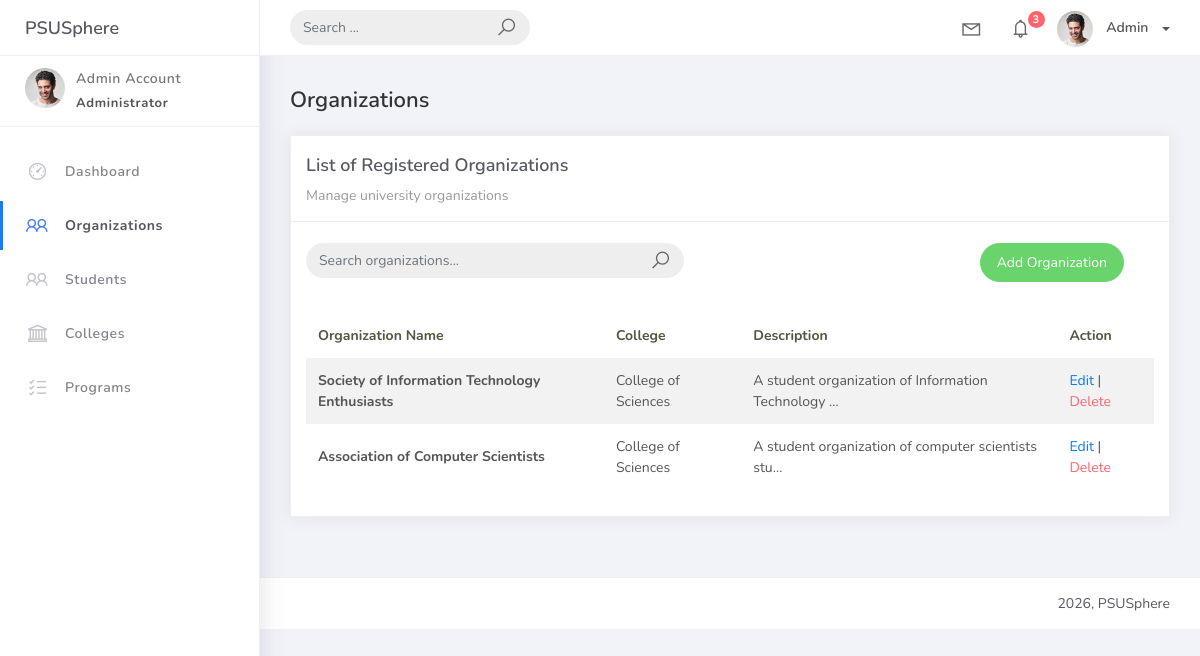
/organization_list/, run on an earlier commit of the app's database.
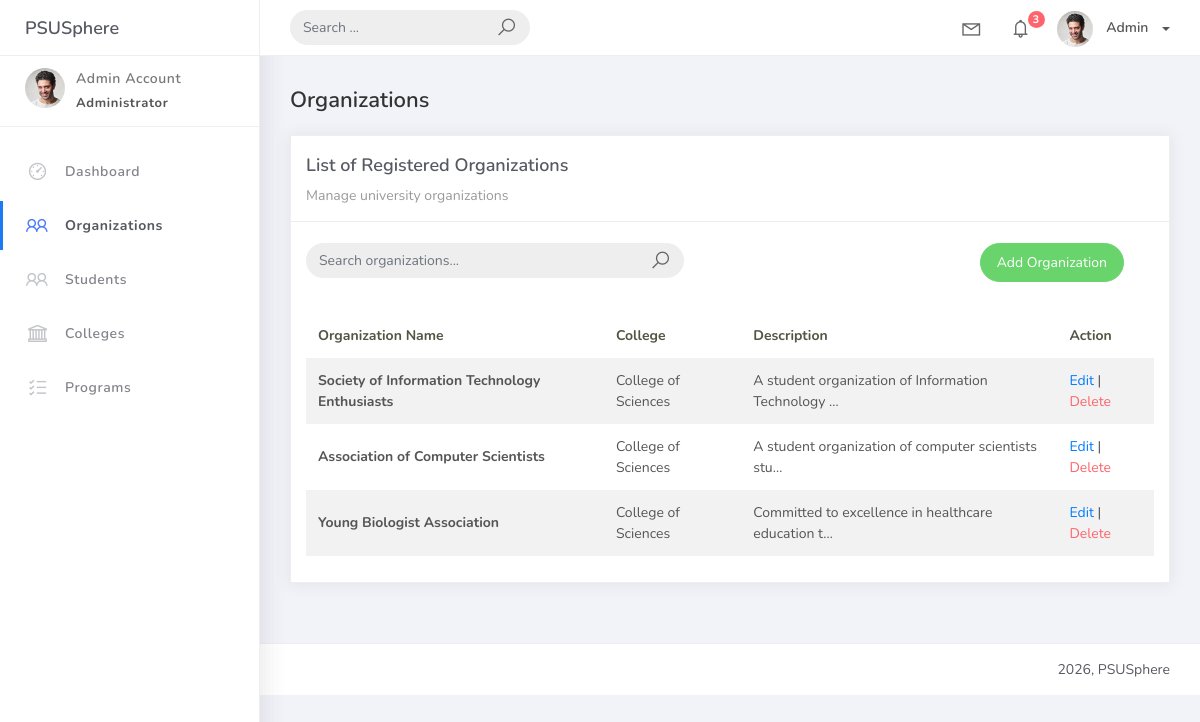
And on a later commit of the database.
### studentorg/models.py (models this page shows, shortened)
class BaseModel(models.Model):
    created_at = models.DateTimeField(auto_now_add=True, db_index=True)
    updated_at = models.DateTimeField(auto_now=True)
    class Meta:
        abstract = True

class Organization(BaseModel):
    name = models.CharField(max_length=250, unique=True)
    college = models.ForeignKey(College, null=True, blank=True, on_delete=models.CASCADE, related_name="organizations")
    description = models.TextField(max_length=500)

class College(BaseModel):
    college_name = models.CharField(max_length=150, unique=True)

### studentorg/views.py (the view)
# urls.py: path('organization_list/', OrganizationList.as_view(), name='organization-list'),
class OrganizationList(ListView):
    model = Organization
    context_object_name = 'object_list' # Changed to object_list for template consistency
    template_name = 'org_list.html'
    paginate_by = 5
    def get_queryset(self):
        query = self.request.GET.get('q')
        if query:
            return Organization.objects.filter(
                Q(name__icontains=query) | Q(description__icontains=query)
            )
        return Organization.objects.all()

### templates/org_list.html (shortened to what this page needs)
{% extends 'base.html' %}
{% load static %}
{% block content %}
<h4 class="page-title">Organizations</h4>
<div class="row">
    <div class="col-md-12">
        <div class="card">
            <div class="card-header">
                <div class="card-title">List of Registered Organizations</div>
                <div class="card-category">Manage university organizations</div>
            </div>
            <br />
            <div class="col-md-12 row">
                <div class="col-md-6">
                    <form class="navbar-left navbar-form nav-search mr-md-3" method="GET" action="{% url 'organization-list' %}">
                        <div class="input-group">
                            <input type="text" name="q" placeholder="Search organizations..." class="form-control" value="{{ request.GET.q|default:'' }}">
                            <div class="input-group-append">
                                <span class="input-group-text">
                                    <i class="la la-search search-icon"></i>
                                </span>
                            </div>
                        </div>
                    </form>
                </div>
                <div class="col-md-6">
                    <div class="pull-right">
                        <a href="{% url 'organization-add' %}" class="btn btn-success btn-rounded">Add Organization</a>
                    </div>
                </div>
            </div>
            <div class="card-body">
                <div class="table-responsive">
                    <table class="table table-striped mt-3">
                        <thead>
                            <tr>
                                <th scope="col">Organization Name</th>
                                <th scope="col">College</th>
                                <th scope="col">Description</th>
                                <th scope="col">Action</th>
                            </tr>
                        </thead>
                        <tbody>
                            {% for object in object_list %}
                            <tr>
                                <td><strong>{{ object.name }}</strong></td>
                                <td>{{ object.college.college_name|default:"N/A" }}</td>
                                <td>{{ object.description|truncatechars:50 }}</td>
                                <td>
                                    <a href="{% url 'organization-update' object.id %}">Edit</a> |
                                    <a href="{% url 'organization-delete' object.id %}" class="text-danger">Delete</a>
                                </td>
                            </tr>
                            {% empty %}
                            <tr>
                                <td colspan="4" style="text-align: center">
                                    <p class="text-sm font-weight-bold mb-0">No Organizations Found</p>
                                </td>
                            </tr>
                            {% endfor %}
                        </tbody>
                    </table>
                </div>
            </div>
        </div>
    </div>
</div>
{% endblock %}

What changed in the data, as far as the page shows it:
added Organization: name "Young Biologist Association", college.college_name "College of Sciences", description "Committed to excellence in healthcare education t…"
